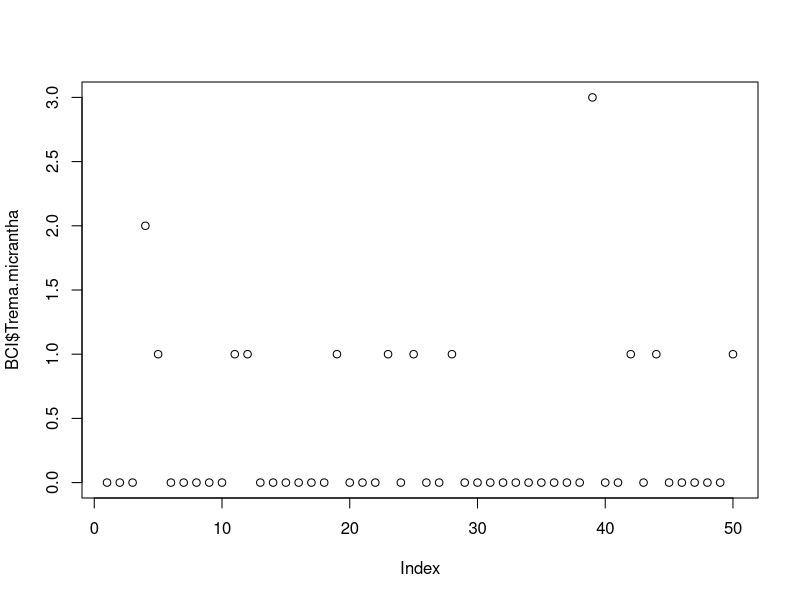
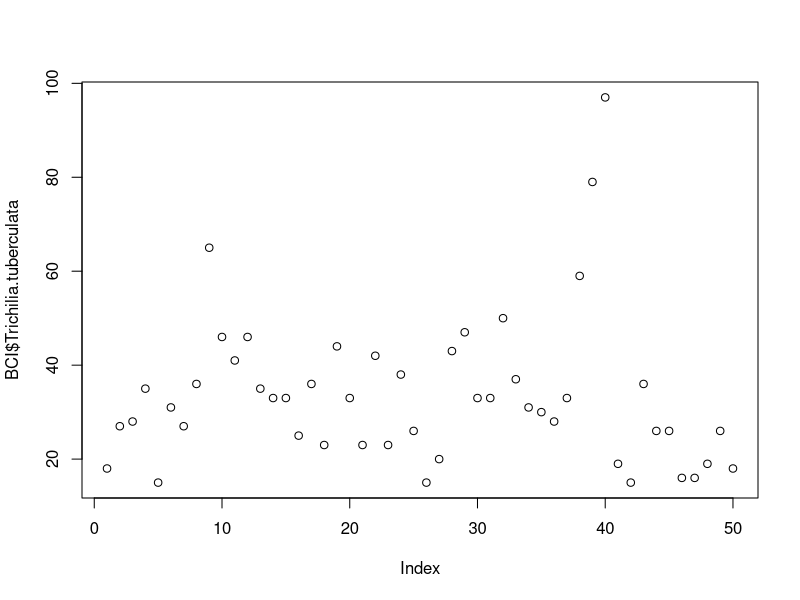
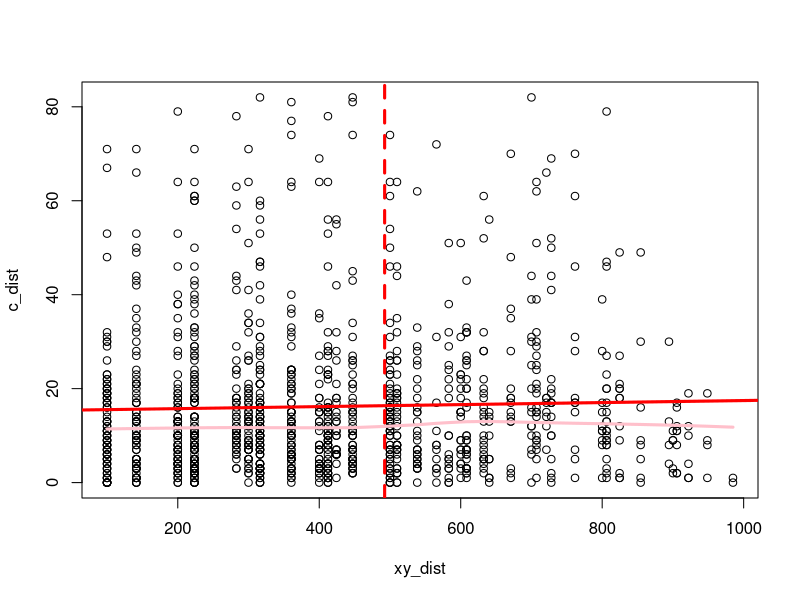
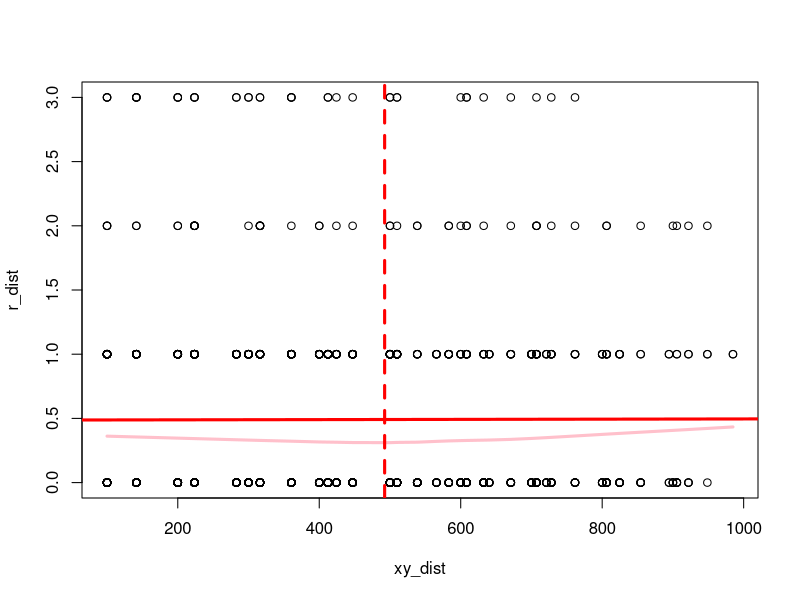

These charts were generated, in order, by the following R code: (Note: this script raises an error after producing the figures.)
## ---- chunk 1
library(vegan)
data(BCI)
BCI_xy <- data.frame(x = rep(seq(625754, 626654, by=100), each=5), 
                    y = rep(seq(1011569,  1011969, by=100), len=50))
?BCI
## ---- chunk 2
rare <- data.frame(BCI$Trema.micrantha)
com <- data.frame(BCI$Trichilia.tuberculata)
## ---- chunk 3
plot(BCI$Trema.micrantha)
plot(BCI$Trichilia.tuberculata)
## ---- chunk 4
c_dist <- dist(com)
r_dist <- dist(rare)
xy_dist <- dist(BCI_xy)
max_dist <- max(xy_dist)/2

plot(xy_dist, c_dist)
abline(lm(c_dist ~ xy_dist), lwd=3, col='red')
lines(lowess(xy_dist, c_dist), lwd=3, col='pink')
abline(v = max_dist, col='red', lwd=3, lty=2)

plot(xy_dist, r_dist)
abline(lm(r_dist ~ xy_dist), lwd=3, col='red')
lines(lowess(xy_dist, r_dist), lwd=3, col='pink')
abline(v = max_dist, col='red', lwd=3, lty=2)


c_mantel <- mantel(xy_dist, c_dist)
c_mantel

r_mantel <- mantel(xy_dist, r_dist)
r_mantel
## ---- chunk 5
sp_a <- c("Cordia.lasiocalyx", "Hirtella.triandra",
           "Picramnia.latifolia", "Quassia.amara",
           "Tabernaemontana.arborea", "Trattinnickia.aspera", 
           "Xylopia.macrantha")
## ---- chunk 6
library(nlme)
dstand <- BCI[ , c('Drypetes.standleyi', sp_a)]
dat <- data.frame(dstand, BCI_xy)
model1 <- gls(Drypetes.standleyi ~ Cordia.lasiocalyx + Hirtella.triandra +
           Picramnia.latifolia + Quassia.amara +
           Tabernaemontana.arborea + Trattinnickia.aspera + 
           Xylopia.macrantha, data = dat)
model2 <- gls(Drypetes.standleyi ~ Cordia.lasiocalyx , data = dat)
model1
model2
## ---- chunk 7
?Variogram
library(nlme)
plot(Variogram(model1, form = ~ x + y))
plot(Variogram(model2, form = ~ x + y))
## ---- chunk 8
model1_exp = update(model1, corr=corExp(form=~x + y))
model2_exp = update(model2, corr=corExp(form=~x + y))
plot(Variogram(model1_exp, maxDist = max_dist))
plot(Variogram(model1_exp, resType='normalized', maxDist = max_dist))
plot(Variogram(model2_exp, maxDist = max_dist))
plot(Variogram(model2_exp, resType='normalized', maxDist = max_dist))
## ---- chunk 9
mod1_exp_nug = update(model1_exp, corr=corExp(form=~x + y, nugget=T))
mod2_exp_nug = update(model2_exp, corr=corExp(form=~x + y, nugget=T))
plot(Variogram(mod1_exp_nug, maxDist = max_dist))
plot(Variogram(mod1_exp_nug, resType='n', maxDist = max_dist))
plot(Variogram(mod2_exp_nug, maxDist = max_dist))
plot(Variogram(mod2_exp_nug, resType='n', maxDist = max_dist))
## ---- chunk 10
mod1_rat_nug = update(model1, corr=corRatio(form=~x + y, nugget=T))
mod2_rat_nug = update(model2, corr=corRatio(form=~x + y, nugget=T))
plot(Variogram(mod1_rat_nug, maxDist = max_dist))
plot(Variogram(mod1_rat_nug, resType='n', maxDist = max_dist))
plot(Variogram(mod2_rat_nug, maxDist = max_dist))
plot(Variogram(mod2_rat_nug, resType='n', maxDist = max_dist))
## ---- chunk 11
model1
model1_exp
mod1_exp_nug
mod1_rat_nug
## ---- chunk 12
model2
model2_exp
mod2_exp_nug
mod2_rat_nug
## ---- chunk 13
anova(model1, model1_exp, mod1_exp_nug, mod1_rat_nug)
anova(model2, model2_exp, mod2_exp_nug, mod2_rat_nug)
